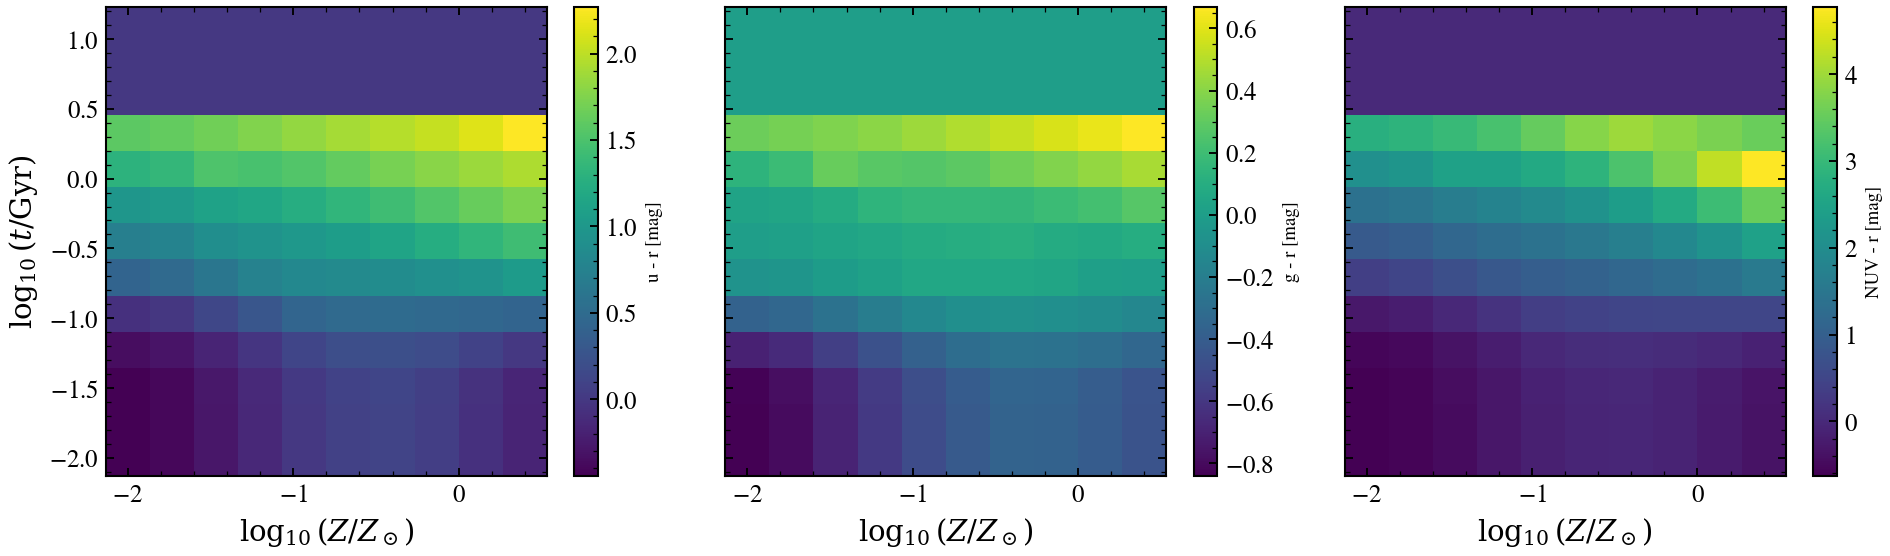

Reproduce this figure in Python.
"""
Age-metallicity colour degeneracy in SDSS colours
==================================================

Young, metal-rich and old, metal-poor stellar populations can produce
similar colours — a fundamental degeneracy in stellar population
inference. This example builds a 2D grid of single-burst SSP-like models
varying age (log10(t/Gyr) = -2 to 1.1) and metallicity (log10(Z/Zsun) = -2 to 0.4),
then plots three SDSS broadband colours (u − r, g − r, NUV − r) as
pcolormesh grids to visualize the degeneracy.

Each (age, Z) point uses a narrow Gaussian-like SFH (tsnorm)
centred at the appropriate lookback time, fixed dust extinction,
and redshift z = 0.05 (to avoid NaN at z = 0, issue #290).
"""

import os

os.environ["TF_CPP_MIN_LOG_LEVEL"] = "2"  # suppress XLA/PjRt C++ INFO+WARNING logs

import warnings

import jax
import jax.numpy as jnp
import matplotlib.pyplot as plt
import numpy as np

import tengri
from tengri.analysis.plotting import setup_style

setup_style()
warnings.filterwarnings("ignore", message=".*BakedInBackend.*")

# Age and metallicity grids
LOG10_AGES_GYR = np.linspace(-2.0, 1.1, 13)  # log10(t/Gyr)
AGES_GYR = 10.0 ** LOG10_AGES_GYR
MET_LOGZSOL = np.linspace(-2.0, 0.4, 10)

# Filter setup: NUV, u, g, r
BANDS = ["galex_nuv", "sdss_u", "sdss_g", "sdss_r"]
COLORS_TO_PLOT = [
    ("u - r", 1, 3),
    ("g - r", 2, 3),
    ("NUV - r", 0, 3),
]

obs = tengri.Observation(photometry=tengri.Photometry.from_names(BANDS))

# Build model: single SSP-like burst, no dust, varying age and Z
ssp = tengri.load_ssp()
model = tengri.SEDModel.build(
    ssp,
    observation=obs,
    sfh={
        "type": "tsnorm",
        "*": tengri.FIXED,
        "peak_lbt_gyr": 1.0,  # Will override per grid point
        "width_gyr": 0.05,
        "log_total_mass": 10.0,
        "skew": 0.0,
        "trunc": 13.0,
    },
    dust={"type": "two_component", "*": tengri.FIXED, "tau_diff": 0.0, "tau_bc": 0.0},
    redshift=tengri.Fixed(0.05),
)

# Sample baseline parameters
baseline = dict(model.spec.sample(jax.random.PRNGKey(0)))

# Pre-allocate grids for each colour
color_grids = {name: np.empty((len(AGES_GYR), len(MET_LOGZSOL))) for name, _, _ in COLORS_TO_PLOT}

# Loop over age and metallicity
for i, age_gyr in enumerate(AGES_GYR):
    # Ensure age is within valid range (0.03 Gyr to universe age)
    age_clamped = np.clip(age_gyr, 0.03, 13.0)
    for j, met_logzsol in enumerate(MET_LOGZSOL):
        # Build parameter dict for this (age, Z)
        p = {
            **baseline,
            "sfh_tsnorm_peak_lbt_gyr": jnp.float64(age_clamped),
            "met_logzsol": jnp.float64(met_logzsol),
        }
        # Predict photometry and compute colours
        flux = np.asarray(model.predict_photometry(p))
        for name, idx_1, idx_2 in COLORS_TO_PLOT:
            mag_1 = -2.5 * np.log10(np.maximum(flux[idx_1], 1e-20))
            mag_2 = -2.5 * np.log10(np.maximum(flux[idx_2], 1e-20))
            color_grids[name][i, j] = mag_1 - mag_2

# Create 3-panel figure
fig, axes = plt.subplots(1, 3, figsize=(13, 4), sharey=True)

for ax, (color_name, _, _) in zip(axes, COLORS_TO_PLOT):
    color_data = color_grids[color_name]

    # pcolormesh: X = metallicity, Y = age
    im = ax.pcolormesh(
        MET_LOGZSOL,
        LOG10_AGES_GYR,
        color_data,
        cmap="viridis",
        shading="auto",
    )

    ax.set_xlabel(r"$\log_{10}(Z/Z_\odot)$")
    if ax is axes[0]:
        ax.set_ylabel(r"$\log_{10}(t/\mathrm{Gyr})$")

    # Colorbar for each panel
    cbar = plt.colorbar(im, ax=ax)
    cbar.set_label(f"{color_name} [mag]", fontsize=9)

fig.tight_layout()
plt.savefig("plot_age_metallicity_color_grid.png", dpi=150, bbox_inches="tight")
